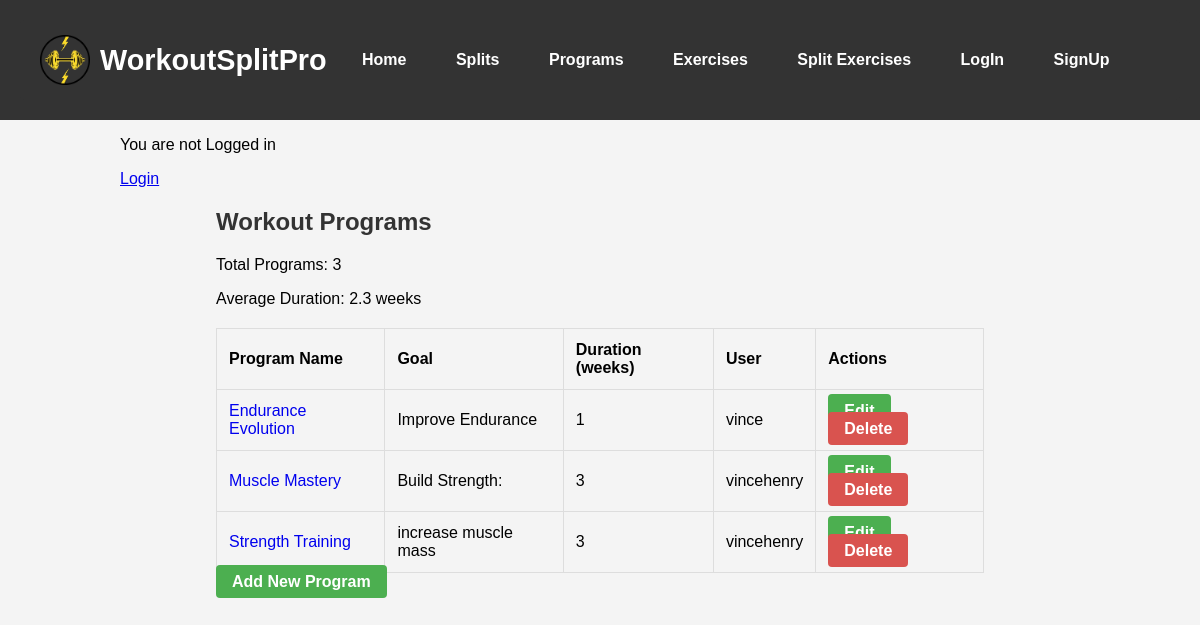
Page /program/ on the committed database.
### app/models.py (models this page shows, shortened)
class Program(models.Model):
    user = models.ForeignKey(settings.AUTH_USER_MODEL, on_delete=models.CASCADE)
    program_name = models.CharField(max_length=100)
    goal = models.CharField(max_length=50)
    created_at = models.DateTimeField(auto_now_add=True)
    duration_weeks = models.IntegerField()

### accounts/models.py (models this page shows)
class CustomUser(AbstractUser):
    age = models.PositiveIntegerField(null=True, blank=True)
    email = models.EmailField(unique=True)

### app/views.py (the view)
# urls.py: path('program/', program_list , name='program_list'),
def program_list(request):
    programs = Program.objects.order_by('program_name')  # Order programs alphabetically
    total_programs = programs.count()  # Count total programs
    avg_duration = programs.aggregate(Avg('duration_weeks'))  # Get average duration
    context = {
        'programs': programs,
        'total_programs': total_programs,
        'avg_duration': avg_duration['duration_weeks__avg'],
    }
    return render(request, 'app/program_list.html', context)

### app/templates/app/program_list.html (shortened to what this page needs)
{% extends 'app/base.html' %}
{% block content %}
<div class="container">
    <h2>Workout Programs</h2>
    <p>Total Programs: {{ total_programs }}</p>
    <p>Average Duration: {{ avg_duration|floatformat:1 }} weeks</p>
    <table class="table">
        <thead>
            <tr>
                <th>Program Name</th>
                <th>Goal</th>
                <th>Duration (weeks)</th>
                <th>User</th>
                <th>Actions</th>
            </tr>
        </thead>
        <tbody>
            {% for program in programs %}
            <tr>
                <td><a href="{% url 'program_detail' program.pk %}">{{ program.program_name }}</a></td>
                <td>{{ program.goal }}</td>
                <td>{{ program.duration_weeks }}</td>
                <td>{{ program.user.username }}</td>
                <td>
                    <a href="{% url 'program_update' program.pk %}" class="btn btn-edit">Edit</a>
                    <a href="{% url 'program_delete' program.pk %}" class="btn btn-danger">Delete</a>
                </td>
            </tr>
            {% endfor %}
        </tbody>
    </table>
    <a href="{% url 'program_add' %}" class="btn btn-add">Add New Program</a>
</div>
{% endblock %}

### static/css/navbar.css (style rules this page uses)
body { margin: 0; padding: 0; padding-top: 80px; }

### static/css/form.css (style rules this page uses)
body { font-family: Arial, sans-serif; background-color: #f4f4f4; margin: 0; padding: 0; }
.container { width: 80%; margin: 0 auto; }
h2 { color: #333; font-size: 24px; }
table { width: 100%; border-collapse: collapse; margin-top: 20px; }
table, th, td { border: 1px solid #ddd; }
th, td { padding: 12px; text-align: left; }
th { background-color: #f4f4f4; }
td a { text-decoration: none; }
.btn { text-decoration: none; padding: 8px 16px; color: white; background-color: #4CAF50; border-radius: 4px; font-weight: bold; text-align: center; }
.btn-danger { background-color: #d9534f; }

### static/css/login.css (style rules this page uses)
body { font-family: Arial, sans-serif; background-color: #f4f4f4; margin: 0; padding: 0; }
.container { width: 80%; margin: 0 auto; }
h2 { color: #333; font-size: 24px; }
table { width: 100%; border-collapse: collapse; margin-top: 20px; }
table, th, td { border: 1px solid #ddd; }
th, td { padding: 12px; text-align: left; }
th { background-color: #f4f4f4; }
td a { text-decoration: none; }
.btn { text-decoration: none; padding: 8px 16px; color: white; background-color: #4CAF50; border-radius: 4px; font-weight: bold; text-align: center; }
.btn-danger { background-color: #d9534f; }

### rows in the picture
Program: program_name "Endurance Evolution", goal "Improve Endurance", duration_weeks "1", user.username "vince"
Program: program_name "Muscle Mastery", goal "Build Strength:", duration_weeks "3", user.username "vincehenry"
Program: program_name "Strength Training", goal "increase muscle mass", duration_weeks "3", user.username "vincehenry"

### other values in the picture
{{ total_programs }} "3"
{{ avg_duration|floatformat:1 }} "2.3"
